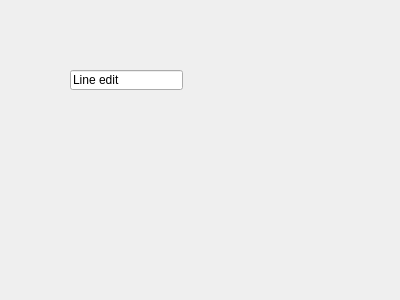
<ui version="4.0" >
 <author></author>
 <comment></comment>
 <exportmacro></exportmacro>
 <class>Form</class>
 <widget class="QWidget" name="Form" >
  <property name="geometry" >
   <rect>
    <x>0</x>
    <y>0</y>
    <width>400</width>
    <height>300</height>
   </rect>
  </property>
  <property name="windowTitle" >
   <string>Form</string>
  </property>
  <widget class="QLineEdit" name="lineEdit" >
   <property name="geometry" >
    <rect>
     <x>70</x>
     <y>70</y>
     <width>113</width>
     <height>20</height>
    </rect>
   </property>
   <property name="text" >
    <string>Line edit</string>
   </property>
  </widget>
 </widget>
 <pixmapfunction></pixmapfunction>
 <resources/>
 <connections/>
</ui>
